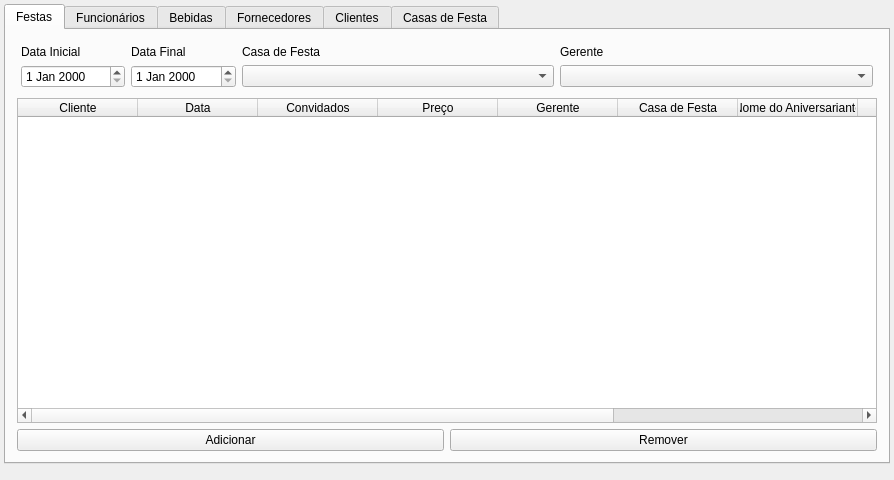
<?xml version="1.0" encoding="UTF-8"?>
<ui version="4.0">
 <class>MainWindow</class>
 <widget class="QMainWindow" name="MainWindow">
  <property name="geometry">
   <rect>
    <x>0</x>
    <y>0</y>
    <width>894</width>
    <height>480</height>
   </rect>
  </property>
  <property name="windowTitle">
   <string>MainWindow</string>
  </property>
  <property name="tabShape">
   <enum>QTabWidget::Rounded</enum>
  </property>
  <widget class="QWidget" name="centralWidget">
   <layout class="QGridLayout" name="gridLayout_7">
    <property name="leftMargin">
     <number>4</number>
    </property>
    <property name="topMargin">
     <number>4</number>
    </property>
    <property name="rightMargin">
     <number>4</number>
    </property>
    <property name="bottomMargin">
     <number>16</number>
    </property>
    <property name="spacing">
     <number>0</number>
    </property>
    <item row="0" column="0">
     <widget class="QTabWidget" name="tabWidget">
      <property name="currentIndex">
       <number>0</number>
      </property>
      <property name="elideMode">
       <enum>Qt::ElideRight</enum>
      </property>
      <property name="documentMode">
       <bool>false</bool>
      </property>
      <widget class="QWidget" name="festa">
       <property name="sizePolicy">
        <sizepolicy hsizetype="Maximum" vsizetype="Maximum">
         <horstretch>0</horstretch>
         <verstretch>0</verstretch>
        </sizepolicy>
       </property>
       <attribute name="title">
        <string>Festas</string>
       </attribute>
       <layout class="QGridLayout" name="gridLayout_5">
        <item row="0" column="0" colspan="2">
         <widget class="QWidget" name="widget" native="true">
          <layout class="QGridLayout" name="gridLayout_4" columnstretch="1,1,3,3">
           <property name="leftMargin">
            <number>4</number>
           </property>
           <property name="topMargin">
            <number>4</number>
           </property>
           <property name="rightMargin">
            <number>4</number>
           </property>
           <property name="bottomMargin">
            <number>4</number>
           </property>
           <item row="1" column="1">
            <widget class="QDateEdit" name="dataFinal_dateEdit"/>
           </item>
           <item row="0" column="3">
            <widget class="QLabel" name="gerente_label">
             <property name="text">
              <string>Gerente</string>
             </property>
            </widget>
           </item>
           <item row="0" column="2">
            <widget class="QLabel" name="casaDeFesta_label">
             <property name="text">
              <string>Casa de Festa</string>
             </property>
            </widget>
           </item>
           <item row="0" column="1">
            <widget class="QLabel" name="data_label">
             <property name="text">
              <string>Data Final</string>
             </property>
            </widget>
           </item>
           <item row="1" column="3">
            <widget class="QComboBox" name="gerente_comboBox"/>
           </item>
           <item row="1" column="2">
            <widget class="QComboBox" name="casaDeFesta_comboBox"/>
           </item>
           <item row="0" column="0">
            <widget class="QLabel" name="label_2">
             <property name="text">
              <string>Data Inicial</string>
             </property>
            </widget>
           </item>
           <item row="1" column="0">
            <widget class="QDateEdit" name="dataInicial_dateEdit">
             <property name="calendarPopup">
              <bool>false</bool>
             </property>
            </widget>
           </item>
          </layout>
         </widget>
        </item>
        <item row="1" column="0" colspan="2">
         <widget class="QTableWidget" name="festa_tableWidget">
          <property name="sizePolicy">
           <sizepolicy hsizetype="Expanding" vsizetype="Expanding">
            <horstretch>0</horstretch>
            <verstretch>0</verstretch>
           </sizepolicy>
          </property>
          <property name="sizeAdjustPolicy">
           <enum>QAbstractScrollArea::AdjustToContents</enum>
          </property>
          <property name="editTriggers">
           <set>QAbstractItemView::NoEditTriggers</set>
          </property>
          <property name="selectionMode">
           <enum>QAbstractItemView::SingleSelection</enum>
          </property>
          <property name="selectionBehavior">
           <enum>QAbstractItemView::SelectRows</enum>
          </property>
          <property name="textElideMode">
           <enum>Qt::ElideNone</enum>
          </property>
          <property name="sortingEnabled">
           <bool>true</bool>
          </property>
          <property name="wordWrap">
           <bool>true</bool>
          </property>
          <property name="cornerButtonEnabled">
           <bool>true</bool>
          </property>
          <property name="rowCount">
           <number>0</number>
          </property>
          <attribute name="horizontalHeaderCascadingSectionResizes">
           <bool>false</bool>
          </attribute>
          <attribute name="horizontalHeaderDefaultSectionSize">
           <number>120</number>
          </attribute>
          <attribute name="horizontalHeaderMinimumSectionSize">
           <number>50</number>
          </attribute>
          <attribute name="horizontalHeaderStretchLastSection">
           <bool>true</bool>
          </attribute>
          <attribute name="verticalHeaderVisible">
           <bool>false</bool>
          </attribute>
          <attribute name="verticalHeaderDefaultSectionSize">
           <number>30</number>
          </attribute>
          <column>
           <property name="text">
            <string>Cliente</string>
           </property>
          </column>
          <column>
           <property name="text">
            <string>Data</string>
           </property>
          </column>
          <column>
           <property name="text">
            <string>Convidados</string>
           </property>
          </column>
          <column>
           <property name="text">
            <string>Preço</string>
           </property>
          </column>
          <column>
           <property name="text">
            <string>Gerente</string>
           </property>
          </column>
          <column>
           <property name="text">
            <string>Casa de Festa</string>
           </property>
          </column>
          <column>
           <property name="text">
            <string>Nome do Aniversariante</string>
           </property>
          </column>
          <column>
           <property name="text">
            <string>Tema</string>
           </property>
          </column>
          <column>
           <property name="text">
            <string>Faixa Etária</string>
           </property>
          </column>
          <column>
           <property name="text">
            <string>Nº de Garçons</string>
           </property>
          </column>
         </widget>
        </item>
        <item row="2" column="0">
         <widget class="QPushButton" name="festa_addButton">
          <property name="text">
           <string>Adicionar</string>
          </property>
         </widget>
        </item>
        <item row="2" column="1">
         <widget class="QPushButton" name="festa_delButton">
          <property name="text">
           <string>Remover</string>
          </property>
         </widget>
        </item>
       </layout>
      </widget>
      <widget class="QWidget" name="funcionario">
       <attribute name="title">
        <string>Funcionários</string>
       </attribute>
       <layout class="QGridLayout" name="gridLayout_8">
        <item row="0" column="0" colspan="2">
         <widget class="QWidget" name="widget_2" native="true">
          <layout class="QGridLayout" name="gridLayout_6">
           <property name="leftMargin">
            <number>4</number>
           </property>
           <property name="topMargin">
            <number>4</number>
           </property>
           <property name="rightMargin">
            <number>4</number>
           </property>
           <property name="bottomMargin">
            <number>4</number>
           </property>
           <item row="1" column="1">
            <widget class="QRadioButton" name="garcom_radioButton">
             <property name="text">
              <string>Garçom</string>
             </property>
            </widget>
           </item>
           <item row="0" column="0">
            <widget class="QLabel" name="label">
             <property name="text">
              <string>Função</string>
             </property>
            </widget>
           </item>
           <item row="1" column="3">
            <spacer name="horizontalSpacer">
             <property name="orientation">
              <enum>Qt::Horizontal</enum>
             </property>
             <property name="sizeHint" stdset="0">
              <size>
               <width>526</width>
               <height>20</height>
              </size>
             </property>
            </spacer>
           </item>
           <item row="1" column="0">
            <widget class="QRadioButton" name="gerente_radioButton">
             <property name="text">
              <string>Gerente</string>
             </property>
             <property name="checked">
              <bool>true</bool>
             </property>
            </widget>
           </item>
           <item row="1" column="2">
            <widget class="QRadioButton" name="operador_radioButton">
             <property name="text">
              <string>Operador de Raspadinha</string>
             </property>
            </widget>
           </item>
          </layout>
         </widget>
        </item>
        <item row="2" column="1">
         <widget class="QPushButton" name="funcionario_delButton">
          <property name="text">
           <string>Remover</string>
          </property>
         </widget>
        </item>
        <item row="2" column="0">
         <widget class="QPushButton" name="funcionario_addButton">
          <property name="text">
           <string>Adicionar</string>
          </property>
         </widget>
        </item>
        <item row="1" column="0" colspan="2">
         <widget class="QTableWidget" name="funcionario_tableWidget">
          <property name="sizePolicy">
           <sizepolicy hsizetype="Expanding" vsizetype="Expanding">
            <horstretch>0</horstretch>
            <verstretch>0</verstretch>
           </sizepolicy>
          </property>
          <property name="editTriggers">
           <set>QAbstractItemView::NoEditTriggers</set>
          </property>
          <property name="selectionMode">
           <enum>QAbstractItemView::SingleSelection</enum>
          </property>
          <property name="selectionBehavior">
           <enum>QAbstractItemView::SelectRows</enum>
          </property>
          <property name="sortingEnabled">
           <bool>true</bool>
          </property>
          <property name="wordWrap">
           <bool>true</bool>
          </property>
          <property name="cornerButtonEnabled">
           <bool>true</bool>
          </property>
          <property name="rowCount">
           <number>0</number>
          </property>
          <attribute name="horizontalHeaderDefaultSectionSize">
           <number>120</number>
          </attribute>
          <attribute name="horizontalHeaderStretchLastSection">
           <bool>true</bool>
          </attribute>
          <attribute name="verticalHeaderVisible">
           <bool>false</bool>
          </attribute>
          <column>
           <property name="text">
            <string>CPF</string>
           </property>
          </column>
          <column>
           <property name="text">
            <string>Nome</string>
           </property>
          </column>
          <column>
           <property name="text">
            <string>Telefone Móvel</string>
           </property>
          </column>
          <column>
           <property name="text">
            <string>Telefone Fixo</string>
           </property>
          </column>
          <column>
           <property name="text">
            <string>Comissão</string>
           </property>
          </column>
          <column>
           <property name="text">
            <string>Data Próx. Festa</string>
           </property>
          </column>
         </widget>
        </item>
       </layout>
      </widget>
      <widget class="QWidget" name="bebidas">
       <attribute name="title">
        <string>Bebidas</string>
       </attribute>
       <layout class="QGridLayout" name="gridLayout_9">
        <item row="0" column="0">
         <widget class="QLabel" name="quantidadeMin_label">
          <property name="text">
           <string>Quantidade Mínima</string>
          </property>
         </widget>
        </item>
        <item row="1" column="0">
         <widget class="QSpinBox" name="quantidadeMin_spinBox">
          <property name="maximum">
           <number>99998</number>
          </property>
         </widget>
        </item>
        <item row="0" column="1">
         <widget class="QLabel" name="quantidadeMax_label">
          <property name="text">
           <string>Quantidade Máxima</string>
          </property>
         </widget>
        </item>
        <item row="3" column="0">
         <widget class="QPushButton" name="bebida_addButton">
          <property name="text">
           <string>Adicionar</string>
          </property>
         </widget>
        </item>
        <item row="2" column="0" colspan="2">
         <widget class="QTableWidget" name="bebida_tableWidget">
          <property name="sizePolicy">
           <sizepolicy hsizetype="Expanding" vsizetype="Expanding">
            <horstretch>0</horstretch>
            <verstretch>0</verstretch>
           </sizepolicy>
          </property>
          <property name="editTriggers">
           <set>QAbstractItemView::NoEditTriggers</set>
          </property>
          <property name="selectionMode">
           <enum>QAbstractItemView::SingleSelection</enum>
          </property>
          <property name="selectionBehavior">
           <enum>QAbstractItemView::SelectRows</enum>
          </property>
          <property name="sortingEnabled">
           <bool>true</bool>
          </property>
          <property name="wordWrap">
           <bool>true</bool>
          </property>
          <property name="cornerButtonEnabled">
           <bool>true</bool>
          </property>
          <property name="rowCount">
           <number>0</number>
          </property>
          <attribute name="horizontalHeaderDefaultSectionSize">
           <number>250</number>
          </attribute>
          <attribute name="horizontalHeaderStretchLastSection">
           <bool>true</bool>
          </attribute>
          <attribute name="verticalHeaderVisible">
           <bool>false</bool>
          </attribute>
          <column>
           <property name="text">
            <string>Nome</string>
           </property>
          </column>
          <column>
           <property name="text">
            <string>Volume</string>
           </property>
          </column>
          <column>
           <property name="text">
            <string>Quantidade</string>
           </property>
          </column>
         </widget>
        </item>
        <item row="3" column="1">
         <widget class="QPushButton" name="bebida_delButton">
          <property name="text">
           <string>Remover</string>
          </property>
         </widget>
        </item>
        <item row="1" column="1">
         <widget class="QSpinBox" name="quantidadeMax_spinBox">
          <property name="minimum">
           <number>1</number>
          </property>
          <property name="maximum">
           <number>99999</number>
          </property>
          <property name="value">
           <number>99999</number>
          </property>
         </widget>
        </item>
       </layout>
      </widget>
      <widget class="QWidget" name="fornecedores">
       <attribute name="title">
        <string>Fornecedores</string>
       </attribute>
       <layout class="QGridLayout" name="gridLayout_10">
        <item row="0" column="0" colspan="2">
         <widget class="QTableWidget" name="fornecedor_tableWidget">
          <property name="sizePolicy">
           <sizepolicy hsizetype="Expanding" vsizetype="Expanding">
            <horstretch>0</horstretch>
            <verstretch>0</verstretch>
           </sizepolicy>
          </property>
          <property name="editTriggers">
           <set>QAbstractItemView::NoEditTriggers</set>
          </property>
          <property name="selectionMode">
           <enum>QAbstractItemView::SingleSelection</enum>
          </property>
          <property name="selectionBehavior">
           <enum>QAbstractItemView::SelectRows</enum>
          </property>
          <property name="sortingEnabled">
           <bool>true</bool>
          </property>
          <property name="wordWrap">
           <bool>true</bool>
          </property>
          <property name="cornerButtonEnabled">
           <bool>true</bool>
          </property>
          <property name="rowCount">
           <number>0</number>
          </property>
          <attribute name="horizontalHeaderDefaultSectionSize">
           <number>120</number>
          </attribute>
          <attribute name="horizontalHeaderStretchLastSection">
           <bool>true</bool>
          </attribute>
          <attribute name="verticalHeaderVisible">
           <bool>false</bool>
          </attribute>
          <column>
           <property name="text">
            <string>CNPJ</string>
           </property>
          </column>
          <column>
           <property name="text">
            <string>Nome</string>
           </property>
          </column>
          <column>
           <property name="text">
            <string>Telefone</string>
           </property>
          </column>
          <column>
           <property name="text">
            <string>Banco</string>
           </property>
          </column>
          <column>
           <property name="text">
            <string>Agência</string>
           </property>
          </column>
          <column>
           <property name="text">
            <string>Número Conta</string>
           </property>
          </column>
          <column>
           <property name="text">
            <string>Tipo da Conta</string>
           </property>
          </column>
         </widget>
        </item>
        <item row="1" column="0">
         <widget class="QPushButton" name="fornecedor_addButton">
          <property name="text">
           <string>Adicionar</string>
          </property>
         </widget>
        </item>
        <item row="1" column="1">
         <widget class="QPushButton" name="fornecedor_delButton">
          <property name="text">
           <string>Remover</string>
          </property>
         </widget>
        </item>
       </layout>
      </widget>
      <widget class="QWidget" name="cliente">
       <attribute name="title">
        <string>Clientes</string>
       </attribute>
       <layout class="QGridLayout" name="gridLayout_11">
        <item row="0" column="0" colspan="2">
         <widget class="QTableWidget" name="cliente_tableWidget">
          <property name="sizePolicy">
           <sizepolicy hsizetype="Expanding" vsizetype="Expanding">
            <horstretch>0</horstretch>
            <verstretch>0</verstretch>
           </sizepolicy>
          </property>
          <property name="midLineWidth">
           <number>0</number>
          </property>
          <property name="editTriggers">
           <set>QAbstractItemView::NoEditTriggers</set>
          </property>
          <property name="selectionMode">
           <enum>QAbstractItemView::SingleSelection</enum>
          </property>
          <property name="selectionBehavior">
           <enum>QAbstractItemView::SelectRows</enum>
          </property>
          <property name="sortingEnabled">
           <bool>true</bool>
          </property>
          <property name="wordWrap">
           <bool>true</bool>
          </property>
          <property name="cornerButtonEnabled">
           <bool>true</bool>
          </property>
          <property name="rowCount">
           <number>0</number>
          </property>
          <attribute name="horizontalHeaderDefaultSectionSize">
           <number>105</number>
          </attribute>
          <attribute name="horizontalHeaderStretchLastSection">
           <bool>true</bool>
          </attribute>
          <attribute name="verticalHeaderVisible">
           <bool>false</bool>
          </attribute>
          <attribute name="verticalHeaderHighlightSections">
           <bool>true</bool>
          </attribute>
          <column>
           <property name="text">
            <string>CPF</string>
           </property>
          </column>
          <column>
           <property name="text">
            <string>Nome</string>
           </property>
          </column>
          <column>
           <property name="text">
            <string>Telefone Fixo</string>
           </property>
          </column>
          <column>
           <property name="text">
            <string>Telefone Movel</string>
           </property>
          </column>
          <column>
           <property name="text">
            <string>Banco</string>
           </property>
          </column>
          <column>
           <property name="text">
            <string>Agência</string>
           </property>
          </column>
          <column>
           <property name="text">
            <string>Nº Conta</string>
           </property>
          </column>
          <column>
           <property name="text">
            <string>Tipo da Conta</string>
           </property>
          </column>
          <column>
           <property name="text">
            <string>Nº de Festas</string>
           </property>
          </column>
         </widget>
        </item>
        <item row="1" column="0">
         <widget class="QPushButton" name="cliente_addButton">
          <property name="text">
           <string>Adicionar</string>
          </property>
         </widget>
        </item>
        <item row="1" column="1">
         <widget class="QPushButton" name="cliente_delButton">
          <property name="text">
           <string>Remover</string>
          </property>
         </widget>
        </item>
       </layout>
      </widget>
      <widget class="QWidget" name="casaDeFesta">
       <attribute name="title">
        <string>Casas de Festa</string>
       </attribute>
       <layout class="QGridLayout" name="gridLayout_12">
        <item row="0" column="0" colspan="2">
         <widget class="QTableWidget" name="casaDeFesta_tableWidget">
          <property name="sizePolicy">
           <sizepolicy hsizetype="Expanding" vsizetype="Expanding">
            <horstretch>0</horstretch>
            <verstretch>0</verstretch>
           </sizepolicy>
          </property>
          <property name="editTriggers">
           <set>QAbstractItemView::NoEditTriggers</set>
          </property>
          <property name="selectionMode">
           <enum>QAbstractItemView::SingleSelection</enum>
          </property>
          <property name="selectionBehavior">
           <enum>QAbstractItemView::SelectRows</enum>
          </property>
          <property name="sortingEnabled">
           <bool>true</bool>
          </property>
          <property name="wordWrap">
           <bool>true</bool>
          </property>
          <property name="cornerButtonEnabled">
           <bool>true</bool>
          </property>
          <property name="rowCount">
           <number>0</number>
          </property>
          <attribute name="horizontalHeaderDefaultSectionSize">
           <number>140</number>
          </attribute>
          <attribute name="horizontalHeaderHighlightSections">
           <bool>true</bool>
          </attribute>
          <attribute name="horizontalHeaderStretchLastSection">
           <bool>true</bool>
          </attribute>
          <attribute name="verticalHeaderVisible">
           <bool>false</bool>
          </attribute>
          <column>
           <property name="text">
            <string>Nome</string>
           </property>
          </column>
          <column>
           <property name="text">
            <string>Rua</string>
           </property>
          </column>
          <column>
           <property name="text">
            <string>Número</string>
           </property>
          </column>
          <column>
           <property name="text">
            <string>Cidade</string>
           </property>
          </column>
          <column>
           <property name="text">
            <string>CEP</string>
           </property>
          </column>
          <column>
           <property name="text">
            <string>Data Próxima Festa</string>
           </property>
          </column>
         </widget>
        </item>
        <item row="1" column="0">
         <widget class="QPushButton" name="casaDeFesta_addButton">
          <property name="text">
           <string>Adicionar</string>
          </property>
         </widget>
        </item>
        <item row="1" column="1">
         <widget class="QPushButton" name="casaDeFesta_delButton">
          <property name="text">
           <string>Remove</string>
          </property>
         </widget>
        </item>
       </layout>
      </widget>
     </widget>
    </item>
   </layout>
  </widget>
 </widget>
 <layoutdefault spacing="6" margin="11"/>
 <tabstops>
  <tabstop>dataFinal_dateEdit</tabstop>
  <tabstop>casaDeFesta_comboBox</tabstop>
  <tabstop>gerente_comboBox</tabstop>
  <tabstop>festa_tableWidget</tabstop>
  <tabstop>festa_addButton</tabstop>
  <tabstop>festa_delButton</tabstop>
  <tabstop>funcionario_tableWidget</tabstop>
  <tabstop>funcionario_addButton</tabstop>
  <tabstop>funcionario_delButton</tabstop>
  <tabstop>quantidadeMin_spinBox</tabstop>
  <tabstop>bebida_tableWidget</tabstop>
  <tabstop>bebida_addButton</tabstop>
  <tabstop>bebida_delButton</tabstop>
  <tabstop>fornecedor_tableWidget</tabstop>
  <tabstop>fornecedor_addButton</tabstop>
  <tabstop>fornecedor_delButton</tabstop>
  <tabstop>cliente_tableWidget</tabstop>
  <tabstop>cliente_addButton</tabstop>
  <tabstop>cliente_delButton</tabstop>
  <tabstop>casaDeFesta_tableWidget</tabstop>
  <tabstop>casaDeFesta_addButton</tabstop>
  <tabstop>casaDeFesta_delButton</tabstop>
 </tabstops>
 <resources/>
 <connections/>
</ui>
